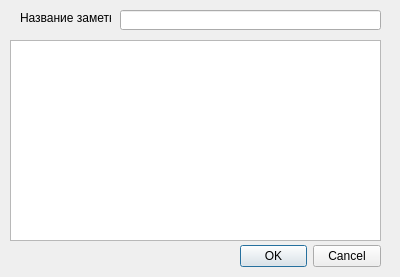
<?xml version="1.0" encoding="UTF-8"?>
<ui version="4.0">
 <class>Dialog</class>
 <widget class="QDialog" name="Dialog">
  <property name="geometry">
   <rect>
    <x>0</x>
    <y>0</y>
    <width>400</width>
    <height>277</height>
   </rect>
  </property>
  <property name="windowTitle">
   <string>Dialog</string>
  </property>
  <widget class="QDialogButtonBox" name="buttonBox">
   <property name="geometry">
    <rect>
     <x>240</x>
     <y>240</y>
     <width>141</width>
     <height>32</height>
    </rect>
   </property>
   <property name="orientation">
    <enum>Qt::Horizontal</enum>
   </property>
   <property name="standardButtons">
    <set>QDialogButtonBox::Cancel|QDialogButtonBox::Ok</set>
   </property>
  </widget>
  <widget class="QTextEdit" name="note_text">
   <property name="geometry">
    <rect>
     <x>10</x>
     <y>40</y>
     <width>371</width>
     <height>201</height>
    </rect>
   </property>
  </widget>
  <widget class="QLineEdit" name="title_line">
   <property name="geometry">
    <rect>
     <x>120</x>
     <y>10</y>
     <width>261</width>
     <height>20</height>
    </rect>
   </property>
  </widget>
  <widget class="QLabel" name="label">
   <property name="geometry">
    <rect>
     <x>20</x>
     <y>10</y>
     <width>91</width>
     <height>16</height>
    </rect>
   </property>
   <property name="text">
    <string>Название заметки</string>
   </property>
  </widget>
 </widget>
 <resources/>
 <connections>
  <connection>
   <sender>buttonBox</sender>
   <signal>accepted()</signal>
   <receiver>Dialog</receiver>
   <slot>accept()</slot>
   <hints>
    <hint type="sourcelabel">
     <x>248</x>
     <y>254</y>
    </hint>
    <hint type="destinationlabel">
     <x>157</x>
     <y>274</y>
    </hint>
   </hints>
  </connection>
  <connection>
   <sender>buttonBox</sender>
   <signal>rejected()</signal>
   <receiver>Dialog</receiver>
   <slot>reject()</slot>
   <hints>
    <hint type="sourcelabel">
     <x>316</x>
     <y>260</y>
    </hint>
    <hint type="destinationlabel">
     <x>286</x>
     <y>274</y>
    </hint>
   </hints>
  </connection>
 </connections>
</ui>
